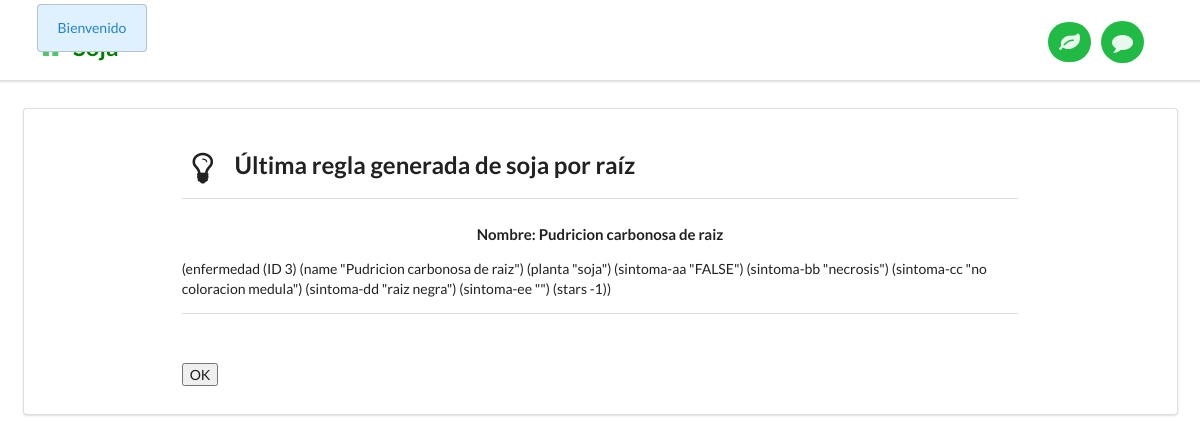
The page /escriturasora/ on the database its author committed.
### core/models.py (models this page shows, shortened)
class Enfermedadsora(models.Model):
    name = models.CharField(max_length=50)
    description = models.TextField()
    images = models.IntegerField()
    planta = models.CharField(max_length=50)
    sintomaAA = models.CharField(max_length=50)
    sintomaBB = models.CharField(max_length=50)
    sintomaCC = models.CharField(max_length=50)
    sintomaDD = models.CharField(max_length=50)

### core/views.py (the view)
# urls.py: url(r'^escriturasora/$', views.escriturasoraPage, name='escriturasoraPage'),
@csrf_exempt
def escriturasoraPage(request):
    enfermedadsoramaiz = Enfermedadsora.objects.latest('id')
    return render(request, 'escriturasora.html', {'enfermedadsoramaiz':enfermedadsoramaiz})

### templates/escriturasora.html (shortened to what this page needs)
{% extends "basesoja.html" %}
{% load staticfiles %}
{% block css-files %}
  <link rel="stylesheet" href="{% static "css/common.css" %}"/>
  <link rel="stylesheet" href="{% static "css/preferences.css" %}"/>
{% endblock %}
{% block content %}
<div id="outer-box" style="display:none;">
<div id="preference-box" class="ui existing segment container grid">
  <div class="two wide column"></div>
  <form method="post" id="form-escritura" class="ui form twelve wide column" action="{% url 'escriturasora' %}">
    <h2 class="ui header">
      <i class="lightbulb icon"></i>
      <div class="content">
        Última regla generada de soja por raíz
      </div>
    </h2>
    <div class="ui divider"></div>
    <h4 id="supertitulo" class="ui center aligned header">Nombre: {{ enfermedadsoramaiz.name }} </h4>
    (enfermedad (ID {{ enfermedadsoramaiz.id }}) (name "{{ enfermedadsoramaiz.name }}") (planta "{{ enfermedadsoramaiz.planta }}") (sintoma-aa "{{ enfermedadsoramaiz.sintomaAA }}") (sintoma-bb "{{ enfermedadsoramaiz.sintomaBB }}") (sintoma-cc "{{ enfermedadsoramaiz.sintomaCC }}") (sintoma-dd "{{ enfermedadsoramaiz.sintomaDD }}") (sintoma-ee "{{ enfermedadsoramaiz.sintomaEE }}") (stars -1))
    <div class="ui divider"></div>
    <br>
    <div class="inline fields">
	<br>
        <input type="submit" value="OK" />
    </div>
  </form>
</div>
<div id="notification-box">
          <div id="the-cat-box">
          </div>
        </div>
</div>
{% endblock %}

### static/css/common.css (style rules this page uses)
body { padding-top: 74px; }
#notification-box { position: absolute; top:0px; }
#the-cat-box { float: left; height:73px; width: 180px; top:0px; overflow: hidden; }

### static/css/preferences.css (style rules this page uses)
#outer-box { position: fixed; overflow-y: scroll; width: 100%; height: 80%; z-index: 100; }

### rows shown on the page
Enfermedadsora: name "Pudricion carbonosa de raiz", id "3", planta "soja", sintomaAA "FALSE", sintomaBB "necrosis", sintomaCC "no coloracion medula", sintomaDD "raiz negra"
